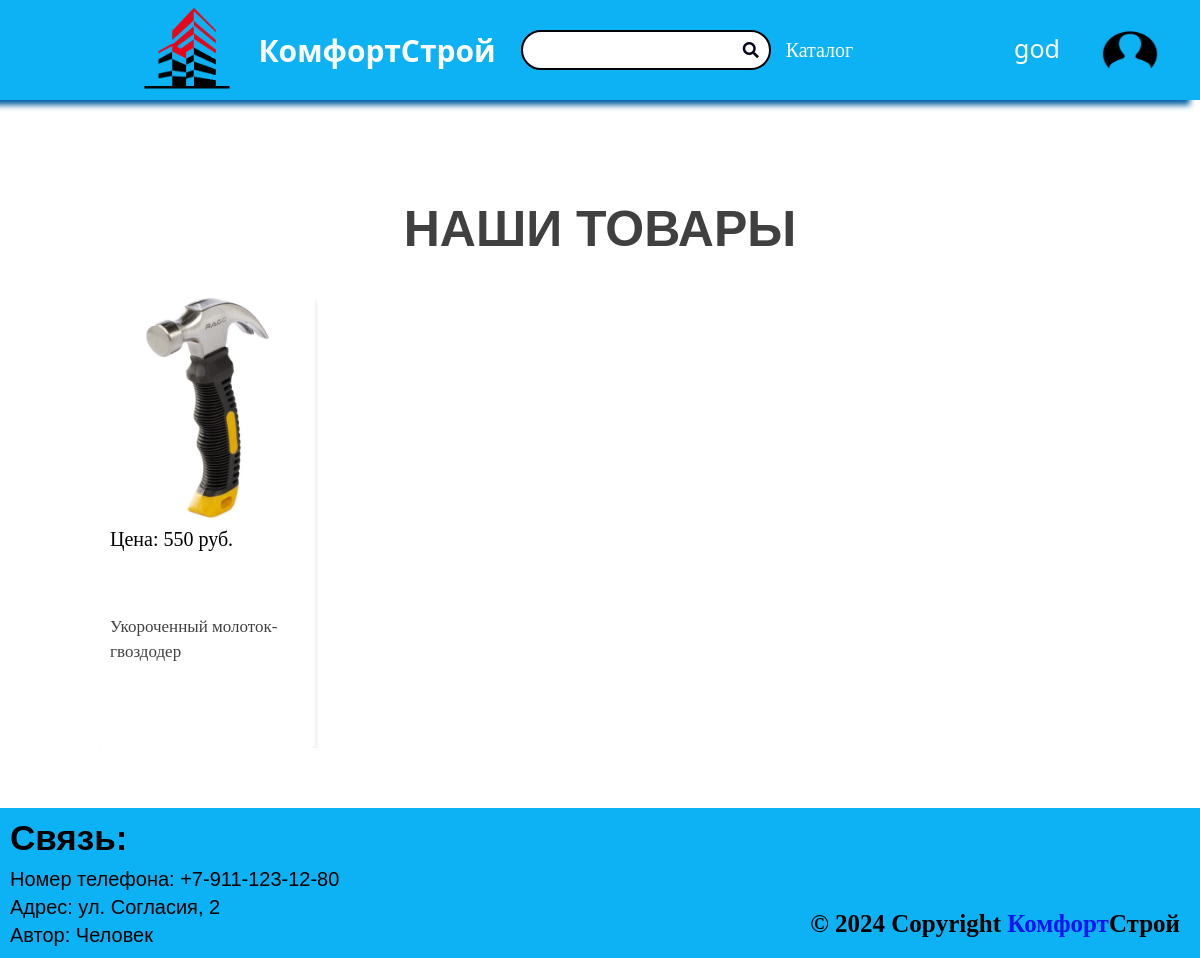
Screenshot of /products_list (signed in) with the database file from the repository.
### users/models.py (models this page shows, shortened)
class User(AbstractUser):
    username = models.CharField(
        verbose_name='Логин',
        max_length=USER_NAME_MAX_LEN,
        unique=True,
        blank=False,
        validators=[letters_only]
    )
    email = models.EmailField(
        verbose_name='Электронная почта',
        max_length=USER_EMAIL_MAX_LEN,
        unique=True
    )
    USERNAME_FIELD = 'email'
    REQUIRED_FIELDS = ['username']
    class Meta:
        verbose_name = 'Пользователь'
        verbose_name_plural = 'Пользователи'

### products/models.py (models this page shows, shortened)
class Product(models.Model):
    name = models.TextField(max_length=50)
    cost = models.PositiveIntegerField()
    description = models.TextField(max_length=500)
    image = models.ImageField(
        'Картинка',
        upload_to='products/',
        blank=True
    )
    amount = models.IntegerField()
    category = models.ForeignKey(Category, on_delete=models.CASCADE)

### products/views.py (the view)
# urls.py: path('products_list', views.products_list, name='products_list'),
def products_list(request):
    product = Product.objects.all()
    page_obj = paginate(request, product, PAGE_FOR_LIST)
    context = {
        'page_obj': page_obj,
    }
    return render(request, 'products/products_list.html', context)

### products/utils.py (called while the page is built)
def paginate(request, object_list, products_per_page):
    paginator = Paginator(object_list, products_per_page)
    page_number = request.GET.get('page')
    page_obj = paginator.get_page(page_number)
    return page_obj

### templates/products/products_list.html (shortened to what this page needs)
{% extends 'base.html' %}
{% block content %}
    <div class="card-text">Наши товары</div>
    <div class="container">
        <main class="lists">
            {% for products in page_obj %}
                <div class="list">
                    <div class="list__top">
                        <a href="{% url 'products:products_detail' products.pk %}" class="list__image">
                            <img src="{{ products.image.url }}">
                        </a>
                    </div>
                    <div class="list__bottom">
                        <div class="list__prices">
                            <div class="list__price">Цена: {{products.cost}} руб.</div>
                        </div>
                        <a href="{% url 'products:products_detail' products.pk %}" class="list__title">
                            {{products.name}}
                        </a>
                    </div>
                </div>
            {% endfor %}
        </main>
    </div>
{% endblock %}

### templates/includes/header.html (shortened to what this page needs)
{% load static %}
<link rel="stylesheet" href="{% static 'css/header.css' %}">
<div class='img-logo'>
  <a href="{% url 'products:index' %}">
  <img class="logo-scale" src={% static 'img/logo.png' %} width="90" height="85" alt="Логотип сайт">
  </a>
</div>
<a class='logo' href="{% url 'products:index' %}"><h1>КомфортСтрой</h1></a>
<link rel="stylesheet" href="https://use.fontawesome.com/releases/v5.3.1/css/all.css">
<form class='poisk' action="/search" method="GET">
  <i class="fa fa-search"></i>
</form>
<nav class="catalog">
  <ul>
    <li class="text-catalog"> <a href="#">Каталог</a>
    </li>
  </ul>
</nav>
{% if user.is_authenticated %}
<div class="auth auth-fix"><a href="{% url 'products:profile' user.username %}"> {{ user.username }}</a>
</div>
<a href="{% url 'products:profile' user.username %}">
<img style="margin-right: 40px;" class="img-logo" src="{% static 'img/profile.png' %}" width="60" height="50" alt='Иконка профиля'>
</a>
{% else %}
<div style="border-right: 2px black solid;" class="auth auth-fix" ><a href="{% url 'users:login' %}">Войти</a></div>
<div class="auth"><a href="{% url 'users:signup' %}">Регистрация</a></div>
{% endif %}

### static/css/style.css (style rules this page uses)
* { margin: 0; padding: 0; text-decoration: none; -webkit-box-sizing: border-box; -moz-box-sizing: border-box; -o-box-sizing: border-box; box-sizing: border-box; }
body { display: flex; flex-direction: column; min-height: 100vh; margin: 0; }
.container { display: flex; flex: 1; overflow: auto; margin-top: 40px; }
main { overflow: auto; width: 100%; flex: 1; transition: margin 0.5s; }
.img-logo { display: flex; margin: auto; margin-right: 0; }
.logo { display: flex; color: white; margin: auto; margin-right: 25px; margin-left: 25px; transition: .5s; font-family: system-ui; font-size: 15px; }
.catalog { display: flex; margin: auto; margin-left: 0; }
header nav ul li { display: block; width: 100px; color: white; }
header nav ul li a { padding: 15px; color: white; display: block; }
.poisk { display: flex; margin: auto; margin-right: 0; margin-left: 0; }
form { position: relative; margin: 50px; display: flex; transition: 1s; width: 250px; height: 40px; background: rgb(255, 255, 255); box-sizing: border-box; border-radius: 25px; border: 2px solid rgb(0, 0, 0); }
.fa { box-sizing: border-box; padding: 10px; position: absolute; right: 0; border-radius: 50%; color: #07051a; text-align: center; }
.auth { color: white; font-size: 25px; margin-right: 20px; font-family:'Segoe UI', Tahoma, Geneva, Verdana, sans-serif; margin-bottom: 5px; }
.auth a { color: white; text-decoration: none; }
.card-text { margin-bottom: 10px; font-weight: 900; color: rgb(64, 64, 64); font-size: 50px; text-align: center; text-transform: uppercase; font-family: 'Trebuchet MS', Helvetica, sans-serif; margin-top: 100px; display: block; position: relative; }
.container { display: flex; flex-direction: column; align-items: center; position:relative; padding-bottom:50px; }
.lists { display: grid; grid-template-columns: repeat(auto-fill, minmax(225px, 1fr)); gap: 30px; justify-content: center; max-width: 1000px; margin: 0 auto; overflow: hidden; margin-bottom: 10px; }
.list { width: 215px; flex-basis: 250px; height: 450px; box-shadow: 1px 2px 4px rgba(0, 0, 0, 0.1); display: flex; flex-direction: column; border-radius: 4px; position: relative; }
.list__top { background-color: #007bff; background-size: contain; flex: 0 0 220px; position: relative; }
.list__image { display: block; position: absolute; top: 0; left: 0; width: 100%; height: 100%; margin-bottom: -30%; }
.list__image > img { margin-bottom: 0; width: 100%; height: 100%; object-fit: cover; transition: 0.2s; }
.list__bottom { align-items: flex-start; display: flex; flex-direction: column; flex: 1 0 auto; padding: 10px; position: relative; }
.list__prices { display: flex; margin-bottom: -10%; flex: 0 0 50%; font-size: 20px; }
.list__title { display: block; margin-top: 0; margin-bottom: 20px; font-weight: 400; font-size: 17px; line-height: 150%; color: #434242; }

### static/css/header.css (style rules this page uses)
* { margin: 0; padding: 0; text-decoration: none; -webkit-box-sizing: border-box; -moz-box-sizing: border-box; -o-box-sizing: border-box; box-sizing: border-box; }
body { display: flex; flex-direction: column; min-height: 100vh; margin: 0; }
.img-logo { display: flex; margin: auto; margin-right: 0; transition: all 1s; }
.logo { display: flex; color: white; margin: auto; margin-right: 25px; margin-left: 25px; transition: .5s; font-family: system-ui; font-size: 15px; }
.catalog { display: flex; margin: auto; margin-left: 0; }
header nav ul li { display: block; width: 100px; color: white; }
header nav ul li a { font-size: 20px; padding: 15px; color: white; display: block; transition: all 1s; }
.poisk { display: flex; margin: auto; margin-right: 0; margin-left: 0; }
form { position: relative; margin: 50px; display: flex; transition: 1s; width: 250px; height: 40px; background: rgb(255, 255, 255); box-sizing: border-box; border-radius: 25px; border: 2px solid rgb(0, 0, 0); }
.fa { box-sizing: border-box; padding: 10px; position: absolute; right: 0; border-radius: 50%; color: #07051a; text-align: center; }
.auth { color: white; font-size: 25px; margin-right: 20px; font-family:'Segoe UI', Tahoma, Geneva, Verdana, sans-serif; margin-bottom: 5px; }
.auth a { color: white; text-decoration: none; }
.auth-fix { padding-right: 20px; }
main { flex: 1; overflow: auto; }

### rows the page displays
User: username "god"
Product: image (picture), cost "550", name "Укороченный молоток-гвоздодер"
